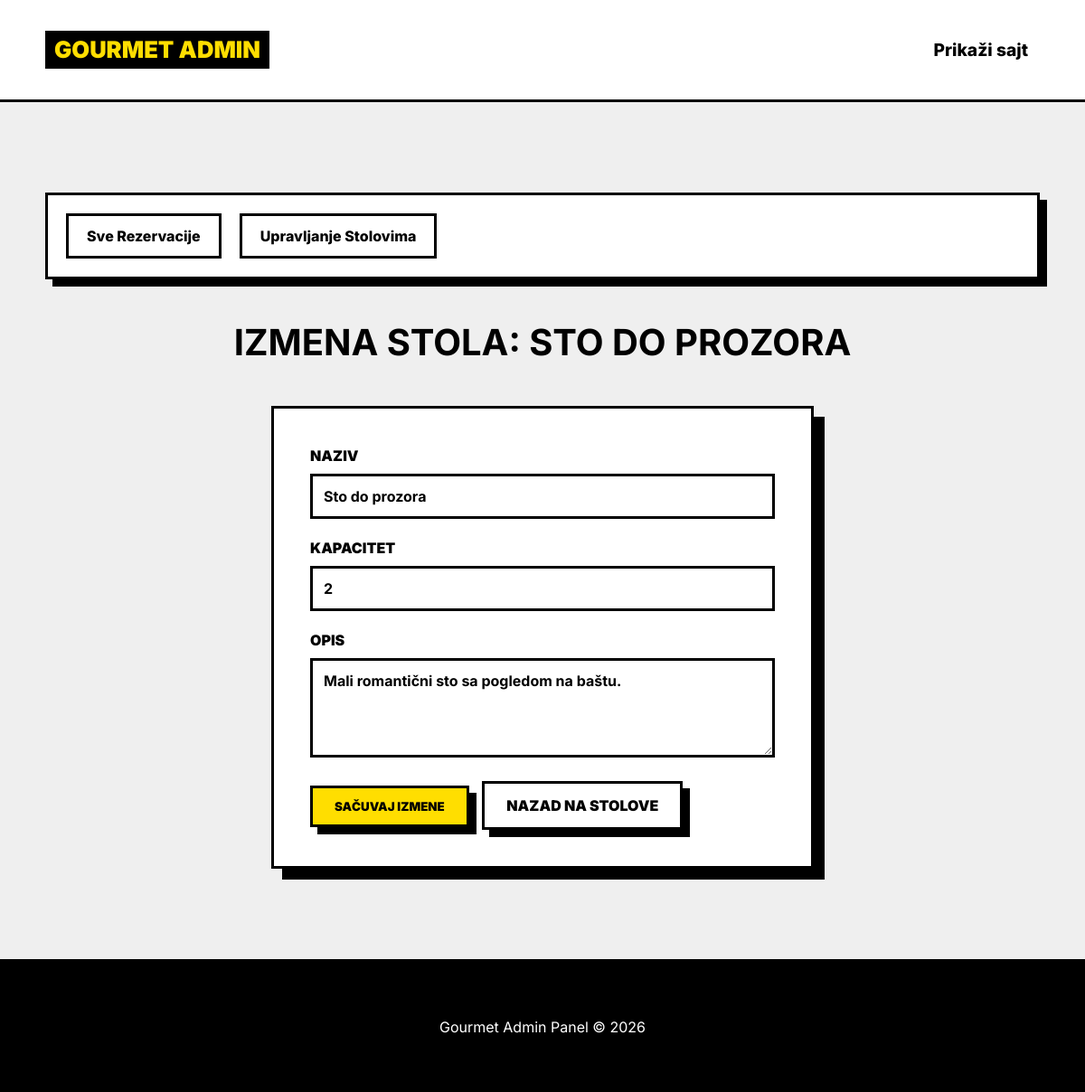
The app's page /admin/stolovi_edit.php?id=1 with its own data.
### tables this page shows
CREATE TABLE `stolovi` (
  `id` int(11) NOT NULL AUTO_INCREMENT,
  `naziv` varchar(100) NOT NULL,
  `kapacitet` int(11) NOT NULL,
  `opis` text,
  PRIMARY KEY (`id`)
);

### functions.php (called while the page is built, shortened)
<?php
require_once 'db.php';
function get_sto_by_id($id)
{
    global $pdo;
    $stmt = $pdo->prepare("SELECT * FROM stolovi WHERE id = ?");
    $stmt->execute([$id]);
    return $stmt->fetch();
}
?>

### admin/stolovi_edit.php (the view, shortened to what this page needs)
<?php
require_once '../functions.php';
$id = (int)$_GET['id'];
$sto = get_sto_by_id($id);
?>
<?php include 'header.php'; ?>
<h2>Izmena Stola: <?= htmlspecialchars($sto['naziv']) ?></h2>
<div class="form-container" style="margin-top: 30px;">
    <form action="stolovi_edit.php?id=<?= $id ?>" method="POST">
        <div class="form-group">
            <label>Naziv</label>
            <input type="text" name="naziv" value="<?= htmlspecialchars($sto['naziv']) ?>" required>
        </div>
        <div class="form-group">
            <label>Kapacitet</label>
            <input type="number" name="kapacitet" value="<?= $sto['kapacitet'] ?>" min="1" required>
        </div>
        <div class="form-group">
            <label>Opis</label>
            <textarea name="opis" rows="4"><?= htmlspecialchars($sto['opis']) ?></textarea>
        </div>
        <button type="submit" class="btn-primary">Sačuvaj izmene</button>
        <a href="stolovi.php" class="btn-secondary" style="margin-left: 10px;">Nazad na stolove</a>
    </form>
</div>
<?php include 'footer.php'; ?>

### assets/css/brutalist.css (style rules this page uses)
:root { --bg-color: #efefef; --surface-color: #FFFFFF; --accent-color: #ffde00; --accent-hover: #5d2df5; --text-primary: #000000; --text-secondary: #333333; --border-color: #000000; --error-color: #ff4d4d; --success-color: #2ecc71; --brutalist-shadow: 8px 8px 0px 0px #000; --brutalist-shadow-hover: 4px 4px 0px 0px #000; --border-width: 3px; --transition-main: all 0.2s cubic-bezier(0.175, 0.885, 0.32, 1.275); }
* { margin: 0; padding: 0; box-sizing: border-box; }
body { font-family: 'Inter', 'Segoe UI', Tahoma, Geneva, Verdana, sans-serif; background-color: var(--bg-color); color: var(--text-primary); line-height: 1.5; display: flex; flex-direction: column; min-height: 100vh; }
a { color: var(--text-primary); text-decoration: none; font-weight: 800; transition: var(--transition-main); }
.btn-primary, .btn-secondary { font-family: inherit; font-weight: 900; text-transform: uppercase; padding: 12px 24px; border: var(--border-width) solid #000; cursor: pointer; text-decoration: none; display: inline-block; transition: var(--transition-main); }
.btn-primary { background-color: var(--accent-color); color: #000; box-shadow: var(--brutalist-shadow); }
.btn-secondary { background-color: #fff; color: #000; box-shadow: var(--brutalist-shadow); }
h2 { font-size: 2.5rem; margin-bottom: 40px; text-transform: uppercase; text-align: center; }
.form-container { max-width: 600px; margin: 0 auto; background-color: #fff; padding: 40px; border: var(--border-width) solid #000; box-shadow: 12px 12px 0px 0px #000; transition: var(--transition-main); }
input, select, textarea { width: 100%; padding: 12px; border: var(--border-width) solid #000; background-color: #fff; font-family: inherit; font-weight: 700; font-size: 1rem; outline: none; transition: var(--transition-main); }
label { font-weight: 900; text-transform: uppercase; margin-bottom: 8px; display: block; }
.form-group { margin-bottom: 20px; }
.btn-primary+.btn-secondary, .btn-secondary+.btn-primary, .btn-primary+.btn-primary, .btn-secondary+.btn-secondary { margin-left: 15px; }

### records on screen
stolovi: naziv "STO DO PROZORA", naziv "Sto do prozora", kapacitet "2", opis "Mali romantični sto sa pogledom na baštu."
